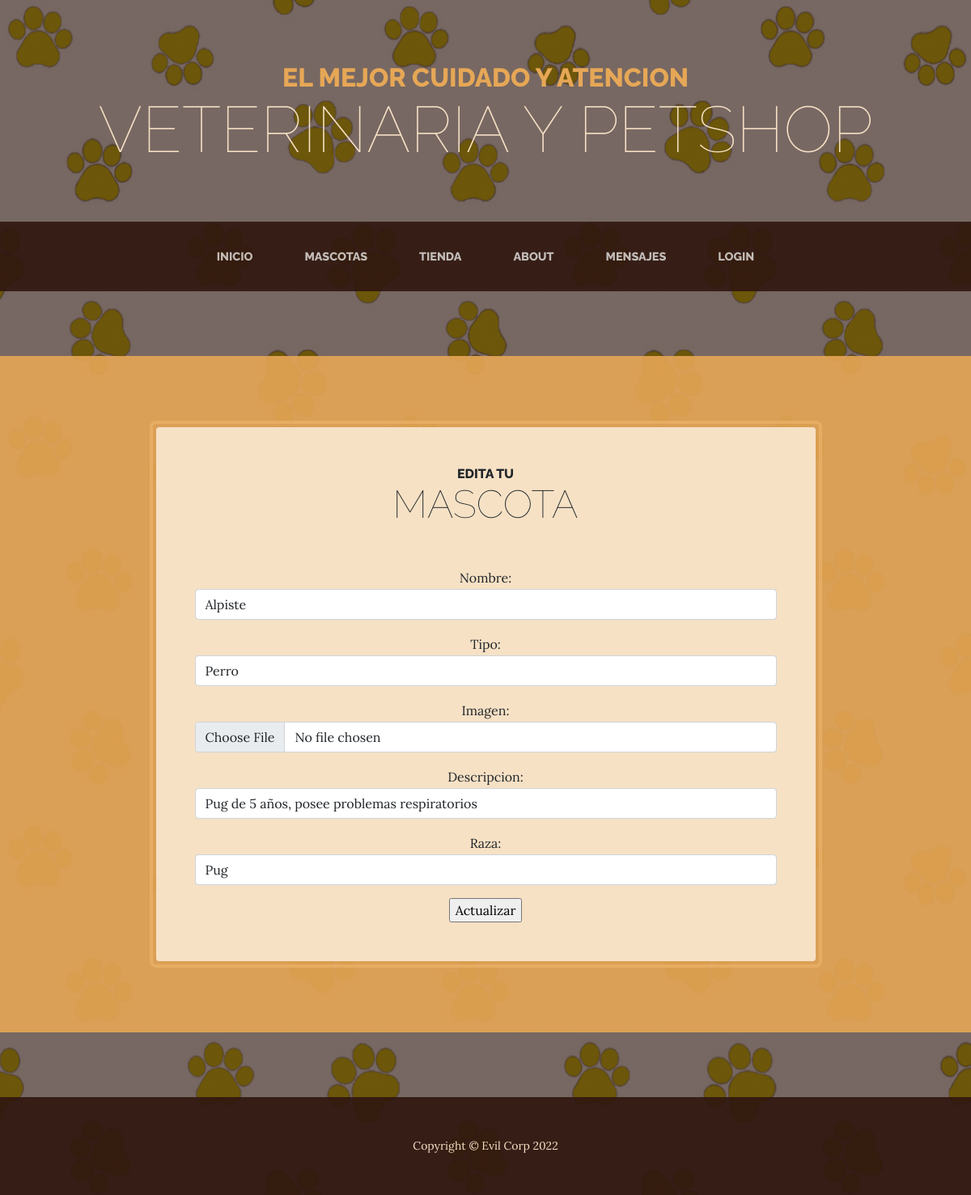
Screenshot of /appmascotas/mascotas/editar/5/ with the database file from the repository.
### appmascotas/models.py (models this page shows, shortened)
class mascotas(models.Model):
    id = models.AutoField(primary_key=True)
    nombre = models.CharField(max_length=100, verbose_name= 'Nombre')
    tipo = models.CharField(max_length=100, verbose_name= 'Tipo')
    imagen = models.ImageField(default='null', verbose_name="mascotas",upload_to="mascotas")
    descripcion = models.TextField(verbose_name= 'Descripción', null=True)
    raza = models.CharField(verbose_name= 'Raza', max_length=100, null=True)
    def __str__(self):
        fila = f"Nombre: {self.nombre} - Tipo: {self.tipo} - Descripcion: {self.descripcion} - Raza: {self.raza}"
        return fila

### appmascotas/views.py (the view)
# urls.py: path('mascotas/editar/<id>/', mascota_editar, name="mascota-editar"),
def mascota_editar(request, id):
    mascota = mascotas.objects.get(id=id)
    print(mascota)
    if request.method == "POST":
        formulario = MascotaFormulario(request.POST)
        if formulario.is_valid():
            data = formulario.cleaned_data
            mascota.nombre = data["nombre"]
            mascota.tipo = data["tipo"]
            mascota.raza = data["raza"]
            mascota.imagen = data["imagen"]
            mascota.descripcion = data["descripcion"]
            mascota.save(id)
            return redirect("vet-mascotas")
        else:
            return render(request, "editar_mascota.html", {"formulario": formulario, "errores": formulario.errors})
    else:
        formulario = MascotaFormulario(initial={"nombre":mascota.nombre, "tipo":mascota.tipo, "raza":mascota.raza, "imagen":mascota.imagen, "descripcion":mascota.descripcion})
        return render(request, "editar_mascota.html", {"formulario": formulario, "errores": ""})

### appmascotas/forms.py
class MascotaFormulario(ModelForm):
    nombre = CharField(widget= TextInput(attrs={"class": 'form-control'}), required=True )
    tipo = CharField(widget= TextInput(attrs={"class": 'form-control'}))
    imagen = ImageField(widget= FileInput( attrs={ "class": 'form-control'}))
    descripcion = CharField(widget=TextInput(attrs={"class": 'form-control'}))
    raza = CharField(widget= TextInput(attrs={"class": 'form-control'}))
    class Meta:
        model = mascotas
        fields = [
            'nombre',
            'tipo',
            'imagen',
            'descripcion',
            'raza'
        ]

### appmascotas/templates/editar_mascota.html (shortened to what this page needs)
{% extends 'apptienda/base.html' %}
{% load static %}
{% block titulo %} Edita tu {% endblock %}
{% block subtitulo %} Mascota {% endblock %}
{% block Contenido %}
<form method="post">
    {{formulario.as_p}}
    <input type="submit" value="Actualizar">
</form>
{% endblock %}

### rows the page displays
mascotas: nombre "Alpiste", tipo "Perro", descripcion "Pug de 5 años, posee problemas respiratorios", raza "Pug"
